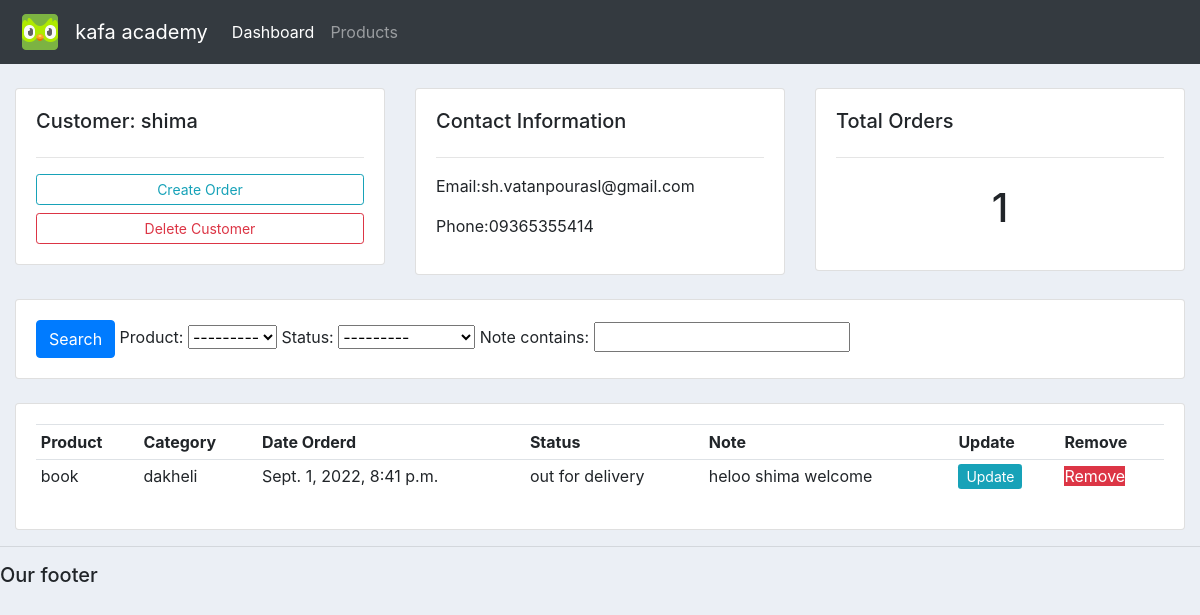
The app's page /customer/5 with its own data.
### account/models.py (models this page shows, shortened)
class customer(models.Model):
    name = models.CharField(max_length=200, null=True)
    phone = models.CharField(max_length=200, null=True)
    email = models.CharField(max_length=200, null=True)
    date_created = models.DateField(auto_now_add=True, null=True)

class order(models.Model):
    STATUS = (
        ('pending', 'pending'),
        ('out for delivery', 'out for delivery'),
        ('delivered', 'delivered'),
    )
    customer = models.ForeignKey(customer, null=True, on_delete=models.SET_NULL)
    product = models.ForeignKey(product, null=True, on_delete=models.SET_NULL)
    date_created = models.DateTimeField(auto_now_add=True, null=True)
    status = models.CharField(max_length=200, null=True, choices=STATUS)
    note = models.CharField(max_length=1000, null=True)

class product(models.Model):
    CATEGORY = (
        ('dakheli', 'dakheli'),
        ('khareji', 'khareji'),
    )
    name = models.CharField(max_length=200, null=True)
    price = models.FloatField(null=True)
    category = models.CharField(max_length=200, null=True, choices=CATEGORY)
    description = models.CharField(max_length=200, null=True)
    date_created = models.DateTimeField(auto_now_add=True, null=True)
    tags = models.ManyToManyField(tag)
    def __str__(self):
        return self.name

### account/views.py (the view)
def customer(request, pk_test):
    customer = customerr.objects.get(id=pk_test)
    orders = customer.order_set.all()
    order_count = orders.count()
    Myfilter = OrderFilter(request.GET,queryset = orders)
    orders = Myfilter.qs
    context = {'customer': customer,
               'orders': orders, 'order_count': order_count,'Myfilter':Myfilter}
    return render(request, 'account/customer.html', context)

### account/templates/account/customer.html
{%  extends 'account/main.html' %}
{% block content %}
	<br>
<div class="row">
	<div class="col-md">
		<div class="card card-body">
			<h5>Customer: {{customer.name}}</h5>
			<hr>
			<a class="btn btn-outline-info  btn-sm btn-block" href="{% url 'Create_Order' customer.id %}">Create Order</a>
			<a class="btn btn-outline-danger  btn-sm btn-block" href="">Delete Customer</a>
		</div>
	</div>
	<div class="col-md">
		<div class="card card-body">
			<h5>Contact Information</h5>
			<hr>
			<p>Email:{{customer.email}} </p>
			<p>Phone:{{customer.phone}} </p>
		</div>
	</div>
	<div class="col-md">
		<div class="card card-body">
			<h5>Total Orders</h5>
			<hr>
			<h1 style="text-align: center;padding: 10px">{{order_count}}</h1>
		</div>
	</div>
</div>
<br>
<div class="row">
	<div class="col">
		<div class="card card-body">
			<form method="get">
			   <button class="btn btn-primary" type="submit">Search</button>
               {{Myfilter.form}}
		  </form>
		</div>
	</div>
</div>
<br>
<div class="row">
	<div class="col-md">
		<div class="card card-body">
			<table class="table table-sm">
				<tr>
					<th>Product</th>
					<th>Category</th>
					<th>Date Orderd</th>
					<th>Status</th>
					<th>Note</th>
					<th>Update</th>
					<th>Remove</th>
				</tr>
{% for order  in orders %}
<tr>
	<td>{{order.product}}</td>
	<td>{{order.product.category}}</td>
	<td>{{order.date_created}}</td>
	<td>{{order.status}}</td>
	<td>{{order.note}}</td>
	<td><a class="btn-sm btn-info" href="">Update</a></td>
	<td><a class="btn-sn btn-danger" href="">Remove</a></td>
</tr>
{% endfor %}
			</table>
		</div>
	</div>
</div>
{% endblock %}

### account/templates/account/main.html (style rules this page uses)
body { background-color: #ebeff5; }

### records on screen
customer: name "shima", email "sh.vatanpourasl@gmail.com", phone "09365355414"
order: product "book", product.category "dakheli", date_created "Sept. 1, 2022, 8:41 p.m.", status "out for delivery", note "heloo shima welcome"

### other values on screen
{{ order_count }} "1"
